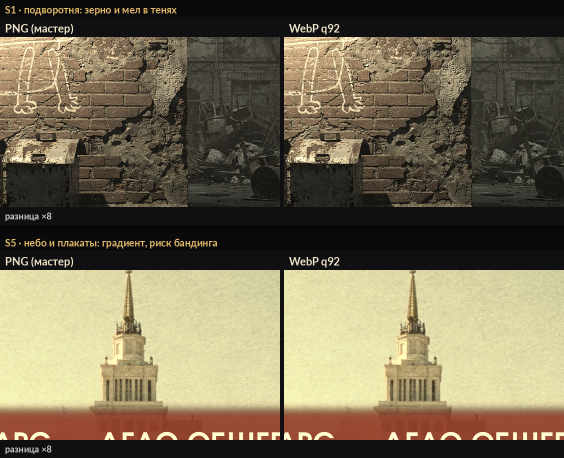
#> input picture assets/review/review_100_webp_ab.png, 1128 x 916 px, given in place of s1_base.png, which was not available (shown at 1/2 size)
$ python _vn2_build.py
#> lines starting #> are read from the running program, lines starting #| are printed output that depends on the picture
# -*- coding: utf-8 -*-
"""Сборка контента VN-эп1 (vn2/) «Зарянка».

Делает:
  1) кадры пролога: mock base + оверлеи + грейд «тёплый архив»-lite -> vn2/img/prolog/sN.png
  2) фон приёмной + спрайты -> vn2/img/bg, vn2/img/char
  3) иконку/лого -> vn2/img/logo.png, vn2/icons/icon-*.png
  4) vn2/content.js — узлы эп1: титул -> значок(video) -> пролог S1..S7 -> приёмная
Текст — АВТОРСКИЙ ДОСЛОВНО из assets/story.txt (строки 5,7,9 = пролог; 13..67 = приёмная).
Голос — ПОСТРАНИЧНО: у каждой страницы поле vo = audio/vo/<файл>, закадр пишет _vn2_vo.py.
"""
import os, json, re, shutil, subprocess, sys
import hashlib
from collections import deque
import numpy as np
from PIL import Image, ImageFilter

sys.path.insert(0, os.path.dirname(os.path.abspath(__file__)))
from _defringe_batch import defringe, TARGETS as DEFRINGE_TARGETS  # noqa: E402

HERE = os.path.dirname(os.path.abspath(__file__))

ROOT = os.path.dirname(HERE)
VN2 = os.path.join(ROOT, 'vn2')
IMG = os.path.join(VN2, 'img')
MOCK = os.path.join(ROOT, 'assets', 'mock', 'prolog')
FIN = os.path.join(ROOT, 'assets', 'final', 'prolog')   # финальные кадры (_prolog_finals.py)
GEN = os.path.join(ROOT, 'assets', 'gen')
SPR = os.path.join(ROOT, 'assets', 'sprites')
STORY = os.path.join(ROOT, 'assets', 'story.txt')

W, H = 1920, 1080

# ---- формат раздачи -----------------------------------------------------
# СЛОЙ РАЗДАЧИ — WebP q92 (в 7–9× легче PNG, разница на глаз не видна:
# MAE 1.5–2.3 из 255, см. лист review_100_webp_ab.png).
# НЕ трогаем: оригиналы генерации assets/gen/*.jpg и мастера assets/final/prolog/*.png —
# они остаются без потерь, пересборка идёт всегда от них.
WEBP_Q = 92
CLIENT_EXT = '.webp'


def save_client(im, folder, name, **kw):
    """Сохранить картинку для клиента в WebP и убрать устаревший .png/.jpg рядом."""
    p = os.path.join(folder, name + CLIENT_EXT)
    im.save(p, 'WEBP', quality=WEBP_Q, method=6, **kw)
    for old in (name + '.png', name + '.jpg'):
        q = os.path.join(folder, old)
        if os.path.exists(q):
            os.remove(q)
            print('   удалён устаревший', old)
    return p


for d in (os.path.join(IMG, 'prolog'), os.path.join(IMG, 'bg'),
          os.path.join(IMG, 'char'), os.path.join(VN2, 'icons')):
    os.makedirs(d, exist_ok=True)

# ---- грейд «тёплый архив»-lite (как в _prolog_animatic.py) --------------
_CM = np.array([[0.393, 0.769, 0.189],
                [0.349, 0.686, 0.168],
                [0.272, 0.534, 0.131]], np.float32)


def grade(im):
    a = np.asarray(im.convert('RGB'), np.float32)
    s = np.clip(a @ _CM.T, 0, 255)
    b = 0.45 * s + 0.55 * a
    b[..., 0] = np.clip(b[..., 0] * 1.035, 0, 255)
    b[..., 1] = np.clip(b[..., 1] * 1.005, 0, 255)
    b[..., 2] = np.clip(b[..., 2] * 0.930, 0, 255)
    b = np.clip((b - 128.0) * 1.07 + 128.0, 0, 255)
    return Image.fromarray(b.astype(np.uint8), 'RGB')


# ---- 1) кадры пролога ---------------------------------------------------
PROLOG_OVL = {
    's1': ['s1_poster'],
    's1a': [],         # первая страница кадра s1 (2026-11-04): стена Звёздного городка,
                       # граффити «МАРС — ДЕЛО ОБЩЕЕ» нарисовано моделью — своих букв нет
    'p6': [],          # стр. 1 — кадр С МАРСА (вернулся в сборку 2026-11-04)
    'p6luna': [],      # стр. 2 кадра p6 — ЛУННАЯ база (PAGE_BG), мастер уже финальный
    'p7': [],          # цех сборки: новая ракета недостроена (новая генерация 2026-10-25)
    'p8': [],          # гидролаборатория: межпланетный корабль + спускаемый модуль (2026-10-31)
    's3': ['s3_q1', 's3_q2', 's3_q3'],
    's4': ['s4_video', 's4_q'],
    's5': ['s5_posters', 's5_soviet', 's5_seats'],
    's5a': [],         # кадр 11 (2026-11-01): мастера gpt-image-2 уже финальные
    's6': [],
    's7': [],
}
for n, ovls in PROLOG_OVL.items():
    fin = os.path.join(FIN, n + '.png')
    if os.path.exists(fin):                      # финальный кадр flux-2 (+текст-слой)
        base = Image.open(fin).convert('RGB')
        src = 'final'
    else:                                        # фолбэк: мок base + оверлеи
        b = Image.open(os.path.join(MOCK, n + '_base.png')).convert('RGBA')
        for ov in ovls:
            p = os.path.join(MOCK, ov + '.png')
            if os.path.exists(p):
                b = Image.alpha_composite(b, Image.open(p).convert('RGBA'))
        base = b.convert('RGB')
#> base is the input picture: PIL image 1128x916 RGB; mean R, G, B 116.3, 106.4, 83.2
        src = 'mock'
    im = grade(base).resize((W, H), Image.LANCZOS)
#> in grade, `s = np.clip(a @ _CM.T, 0, 255)`:
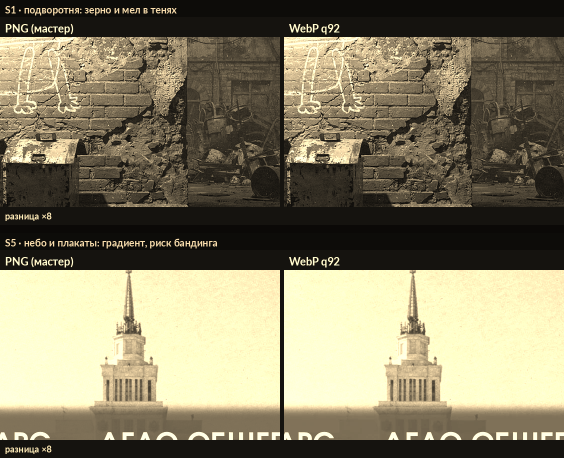
#> s: shape (916, 1128, 3) float32 (shown at 1/2 size); mean R, G, B 131.8, 125, 99.4
#> in grade, `b[..., 0] = np.clip(b[..., 0] * 1.035, 0, 255)`:
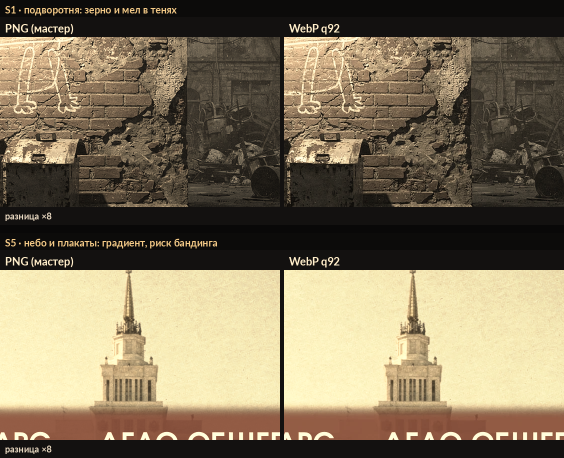
#> b: shape (916, 1128, 3) float32 (shown at 1/2 size); mean R, G, B 127.4, 114.6, 90.4
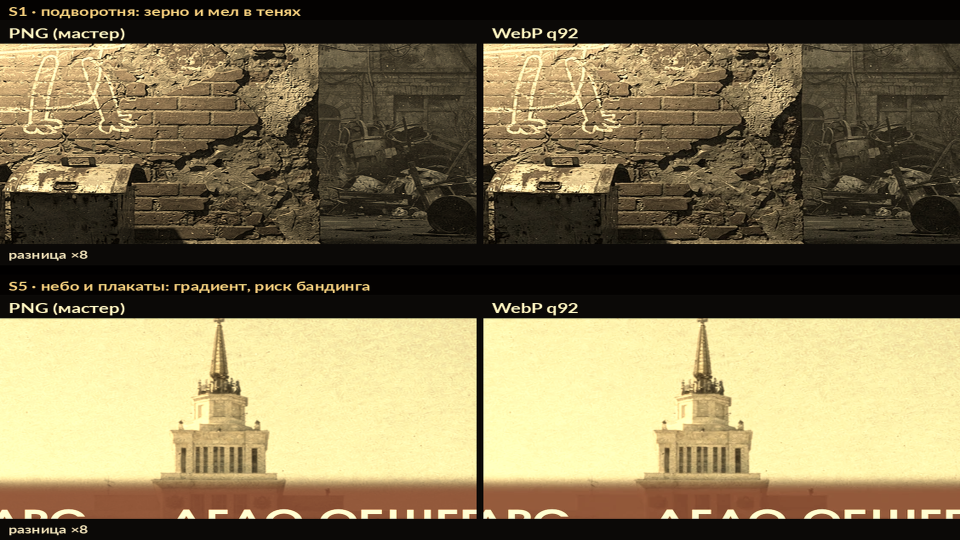
#> im: PIL image 1920x1080 RGB (shown at 1/2 size); mean R, G, B 126, 113.7, 80.6
    save_client(im, os.path.join(IMG, 'prolog'), n)
    print('prolog', n, '(%s)' % src, '->', os.path.relpath(os.path.join(IMG, 'prolog', n + CLIENT_EXT), HERE))
#> pass 2 of the loop `for n, ovls in PROLOG_OVL.items():`:
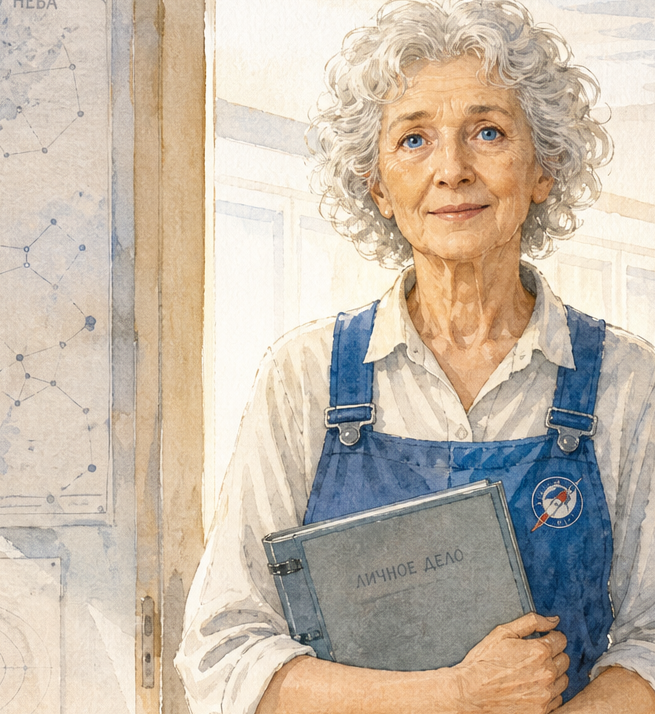
#> input picture assets/pilot/_face.png, 655 x 714 px, given in place of s1a_base.png, which was not available
#> base is the input picture: PIL image 655x714 RGB; mean R, G, B 198.1, 185.3, 170
#> a: shape (714, 655, 3) float32
#> in grade (call 2), `s = np.clip(a @ _CM.T, 0, 255)`:
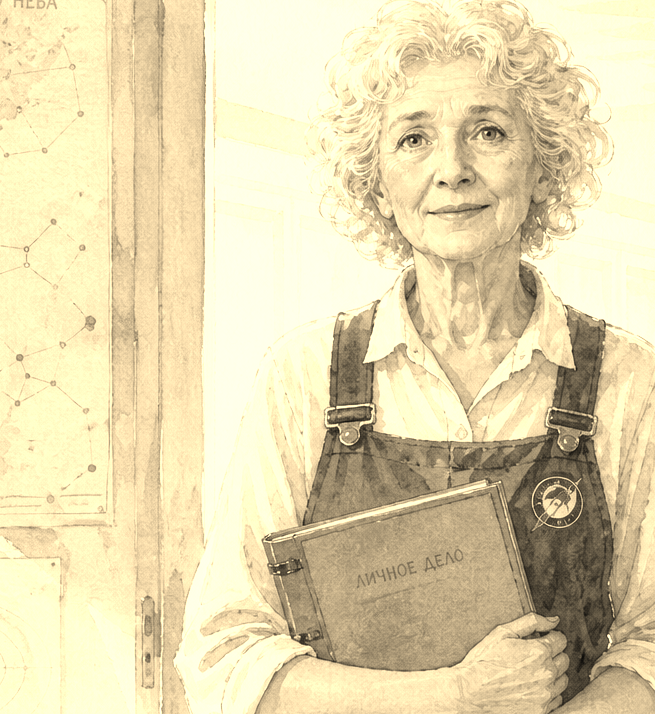
#> s: shape (714, 655, 3) float32; mean R, G, B 228.6, 216.1, 175.1
#> `im = grade(base).resize((W, H), Image.LANCZOS)`:
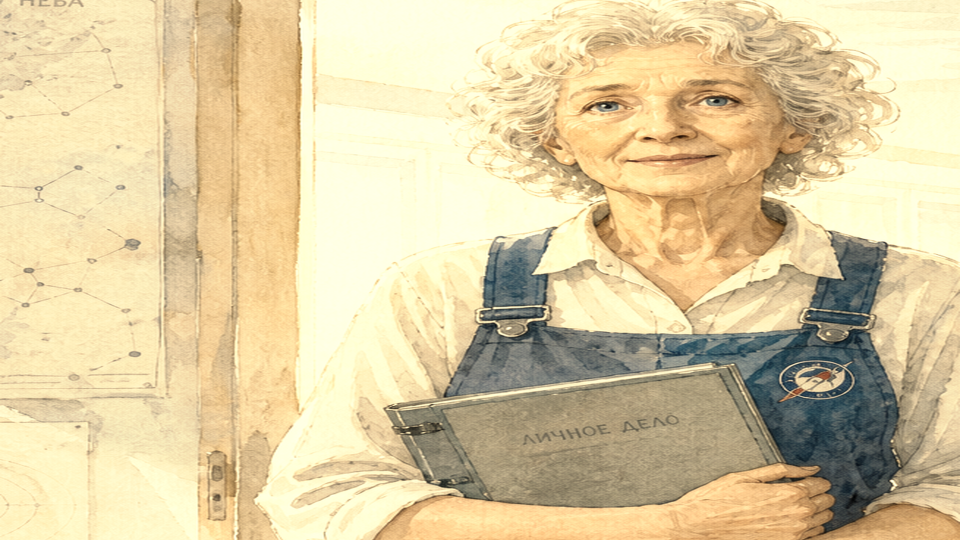
#> im: PIL image 1920x1080 RGB (shown at 1/2 size); mean R, G, B 220.9, 203.9, 162
#> pass 3 of the loop `for n, ovls in PROLOG_OVL.items():`:
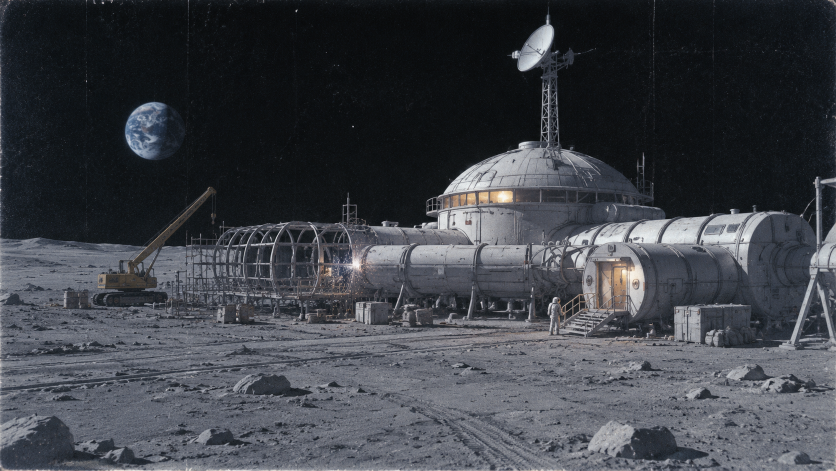
#> input picture assets/final/prolog/p6.png, 1672 x 941 px (shown at 1/2 size)
#> base is the input picture: PIL image 1672x941 RGB; mean R, G, B 62.8, 65.9, 72
#> a: shape (941, 1672, 3) float32
#> in grade (call 3), `s = np.clip(a @ _CM.T, 0, 255)`:
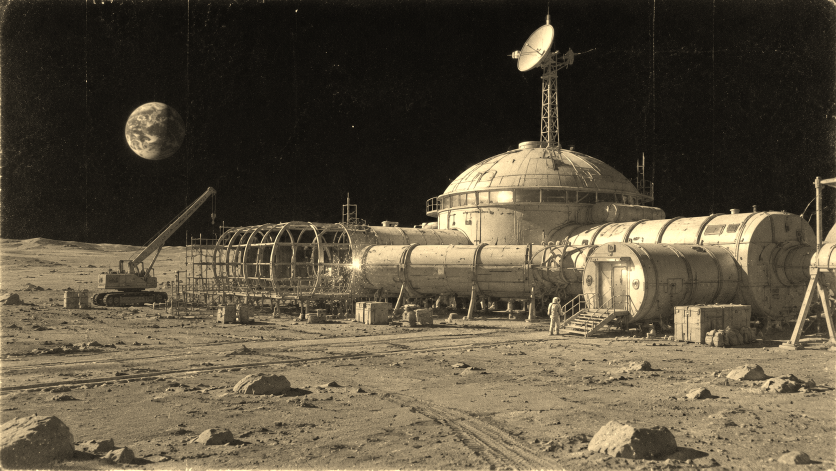
#> s: shape (941, 1672, 3) float32 (shown at 1/2 size); mean R, G, B 88.5, 79.1, 61.7
#> `im = grade(base).resize((W, H), Image.LANCZOS)`:
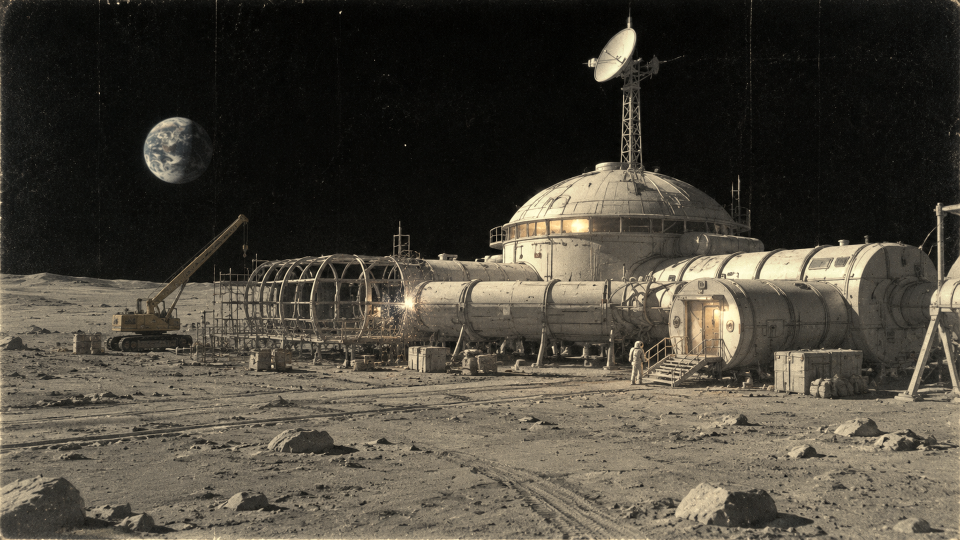
#> im: PIL image 1920x1080 RGB (shown at 1/2 size); mean R, G, B 72.9, 67.8, 57.6
#> (the run stopped early here; a loop or call above may not have finished)
